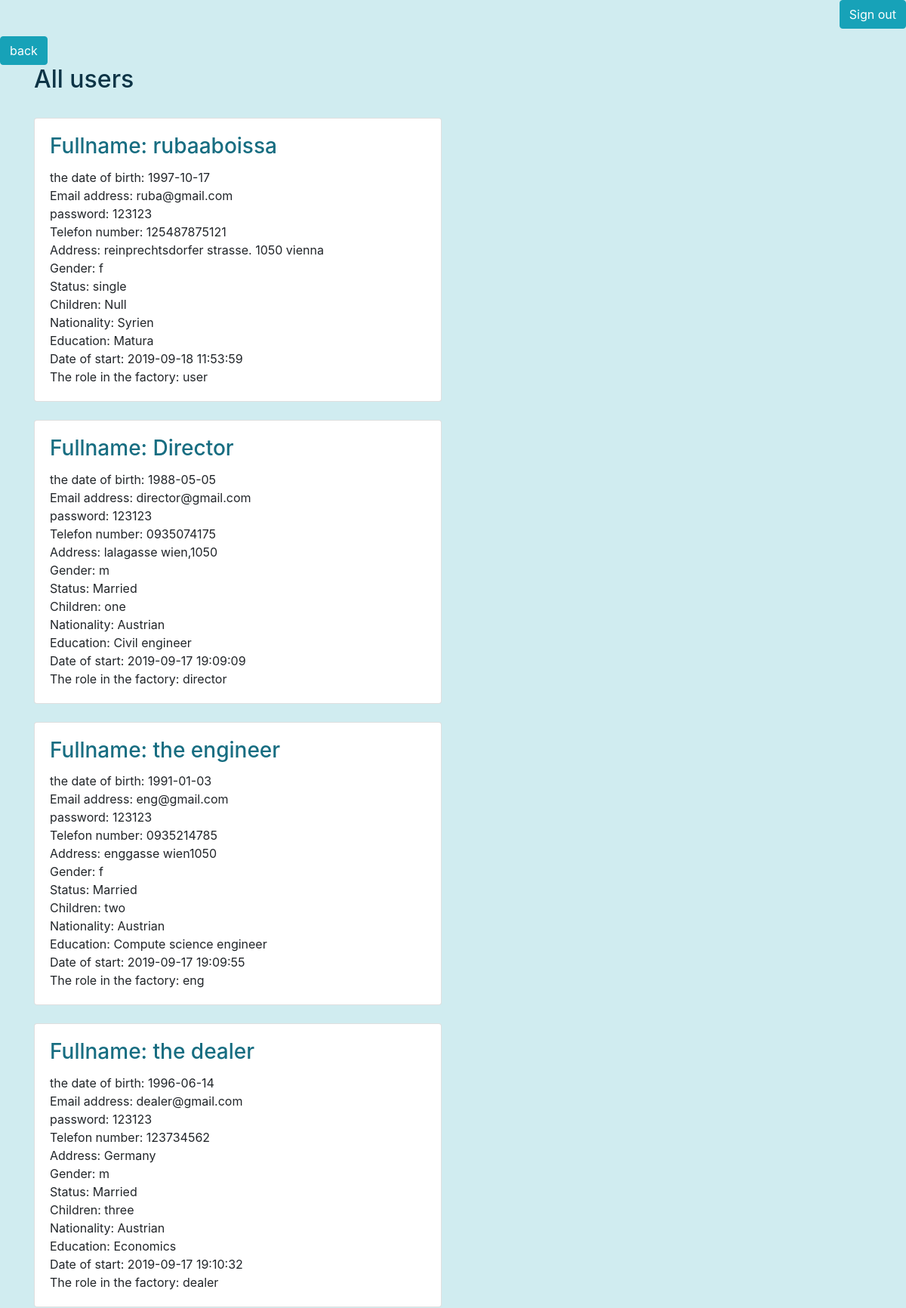
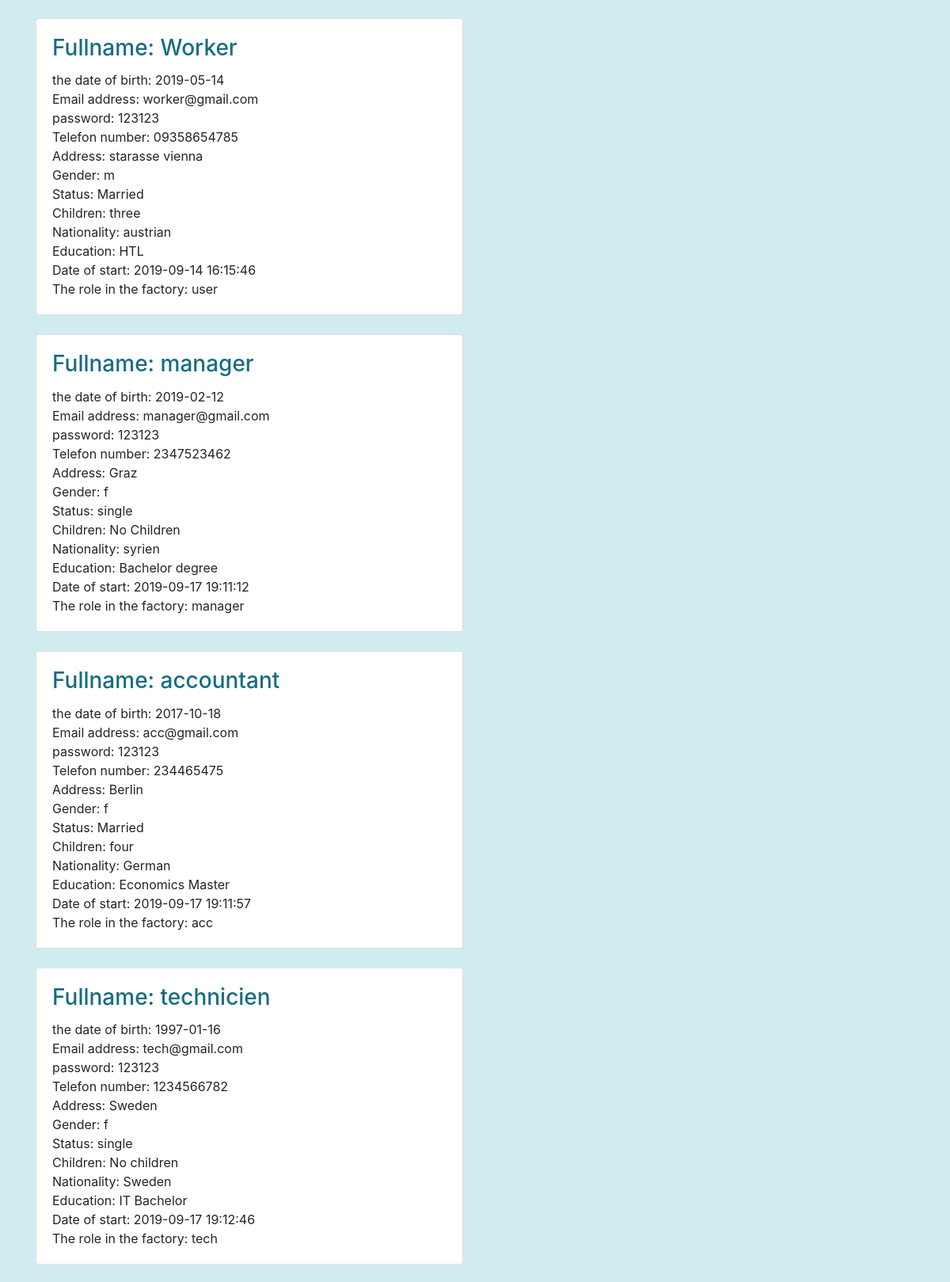
The page /users.php (upper part) on the database its author committed (2 pictures, top to bottom).
### tables this page shows
CREATE TABLE `users` (
  `user_id` int(12) NOT NULL,
  `fullname` varchar(200) NOT NULL,
  `date_of_birth` date NOT NULL,
  `email` varchar(200) NOT NULL,
  `password` varchar(200) NOT NULL,
  `telefon` varchar(200) NOT NULL,
  `address` varchar(200) NOT NULL,
  `gender` enum('f','m') NOT NULL,
  `status` enum('Married','single') NOT NULL,
  `children` varchar(200) NOT NULL,
  `nationality` varchar(200) NOT NULL,
  `education` varchar(200) NOT NULL,
  `date_of_start` timestamp NOT NULL DEFAULT current_timestamp() ON UPDATE current_timestamp(),
  `role` varchar(200) NOT NULL
);

### users.php (the view, shortened to what this page needs)
<?php
require 'db.php';
?>
<html>
<head>
<?php require 'header.php'; ?>
</head>
<body class="body">
<?php require 'nav.php'; ?>
<a href="managerpage.php"><button type='button' class='btn btn-info'>back</button></a>
<div class="container">
 <h2 style="color: #0d3446" >All users</h2><br>
<?php
  $sql ="SELECT * FROM users";
  $result = mysqli_query($conn,$sql);
    if($result->num_rows > 0){
      while ($row = $result->fetch_assoc()) {?>
<div class="row">
    <div class="col-sm-6">
        <div class="card">
            <div class="card-body">
            <h3 style="color: #176d81" class="card-title">Fullname:   <?php echo $row['fullname'];?></h3>
            <span class="card-text">the date of birth: </span>        <?php echo $row['date_of_birth'];?><br>
            <span class="card-text">Email address: </span>            <?php echo $row['email'];?><br>
            <span class="card-text">password: </span>                 <?php echo $row['password'];?><br>
            <span class="card-text">Telefon number:                   <?php echo $row['telefon'];?><br>
            <span class="card-text">Address: </span>                  <?php echo $row['address'];?><br>
            <span class="card-text">Gender: </span>                   <?php echo $row['gender'];?><br>
            <span class="card-text">Status: </span>                   <?php echo $row['status'];?><br>
            <span class="card-text">Children: </span>                 <?php echo $row['children'];?><br>
            <span class="card-text">Nationality: </span>              <?php echo $row['nationality'];?><br>
            <span class="card-text">Education: </span>                <?php echo $row['education'];?><br>
            <span class="card-text">Date of start: </span>            <?php echo $row['date_of_start'];?><br>
            <span class="card-text">The role in the factory: </span>  <?php echo $row['role'];?><br>
            </div>
        </div>
                <br>
    </div>
</div>
<?php
  }
  }
?>
</div>
<?php require 'footer.php'; ?>
</body>
</html>

### users.php (style rules this page uses)
.body { background-color: #d0ecf0 }

### rows shown on the page
users: fullname "rubaaboissa", date_of_birth "1997-10-17", email "ruba@gmail.com", password "123123", telefon "125487875121", address "reinprechtsdorfer strasse. 1050 vienna", gender "f", status "single", children "Null", nationality "Syrien", education "Matura", date_of_start "2019-09-18 11:53:59", role "user"
users: fullname "Director", date_of_birth "1988-05-05", email "director@gmail.com", password "123123", telefon "0935074175", address "lalagasse wien,1050", gender "m", status "Married", children "one", nationality "Austrian", education "Civil engineer", date_of_start "2019-09-17 19:09:09", role "director"
users: fullname "the engineer", date_of_birth "1991-01-03", email "eng@gmail.com", password "123123", telefon "0935214785", address "enggasse wien1050", gender "f", status "Married", children "two", nationality "Austrian", education "Compute science engineer", date_of_start "2019-09-17 19:09:55", role "eng"
users: fullname "the dealer", date_of_birth "1996-06-14", email "dealer@gmail.com", password "123123", telefon "123734562", address "Germany", gender "m", status "Married", children "three", nationality "Austrian", education "Economics", date_of_start "2019-09-17 19:10:32", role "dealer"
users: fullname "Worker", date_of_birth "2019-05-14", email "worker@gmail.com", password "123123", telefon "09358654785", address "starasse vienna", gender "m", status "Married", children "three", nationality "austrian", education "HTL", date_of_start "2019-09-14 16:15:46", role "user"
users: fullname "manager", date_of_birth "2019-02-12", email "manager@gmail.com", password "123123", telefon "2347523462", address "Graz", gender "f", status "single", children "No Children", nationality "syrien", education "Bachelor degree", date_of_start "2019-09-17 19:11:12", role "manager"
users: fullname "accountant", date_of_birth "2017-10-18", email "acc@gmail.com", password "123123", telefon "234465475", address "Berlin", gender "f", status "Married", children "four", nationality "German", education "Economics Master", date_of_start "2019-09-17 19:11:57", role "acc"
users: fullname "technicien", date_of_birth "1997-01-16", email "tech@gmail.com", password "123123", telefon "1234566782", address "Sweden", gender "f", status "single", children "No children", nationality "Sweden", education "IT Bachelor", date_of_start "2019-09-17 19:12:46", role "tech"
